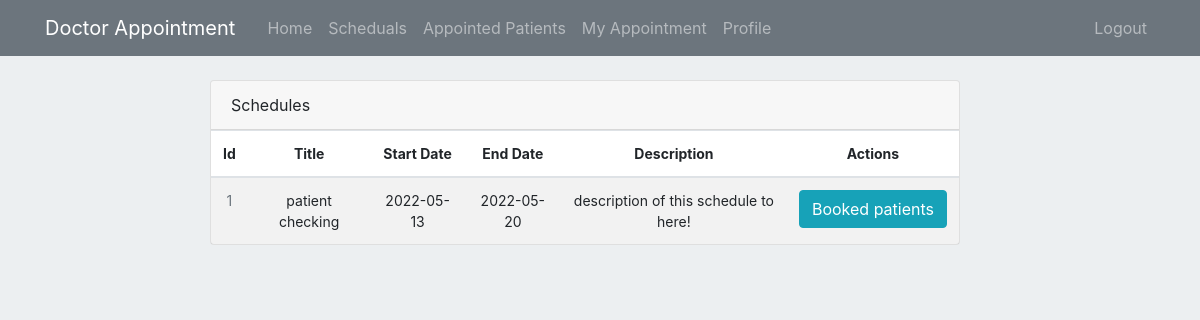
The page /doctor/schedule/list/2 (signed in) on the database its author committed.
### appointment/models.py (models this page shows, shortened)
class Schedule(db.Model):
    __tablename__='Schedule'
    id = db.Column(db.Integer, primary_key=True)
    name = db.Column(db.String(100), nullable=False)
    doctor_id = db.Column(db.Integer, db.ForeignKey('user.id'))
    start_date = db.Column(db.Date(), default = datetime.now().date())
    end_date = db.Column(db.Date(), default = datetime.now().date())
    description = db.Column(db.Text())
    appointment = db.relationship('Appointment', backref='Schedule', lazy=True)

### appointment/routes.py (the view)
@app.route('/doctor/schedule/list/<int:id>')
@login_required
@doctor_required
def doctor_schedule(id):
    return render_template("/doctor_schedules.html", schedules=get_doctor_schedule(id))

### appointment/models.py (called while the page is built)
@login_manager.user_loader
def load_user(user_id):
    return User.query.get(int(user_id))

### appointment/privilege.py (called while the page is built)
def doctor_required(f):
    @wraps(f)
    def wrap(*args, **kwargs):
        if current_user and current_user.role == 2 :
            return f(*args, **kwargs)
        flash("Ooops login or your privilege is not satisfied", "info")
        return redirect(url_for('home'))
    return wrap

### appointment/queries.py (called while the page is built)
def get_doctor_schedule(id):
    return Schedule.query.filter(Schedule.doctor_id == id).all()

### appointment/templates/doctor_schedules.html
{% extends "layout/layout.html" %}
{% block content %}
{% include 'layout/home_header.html' %}
<div class="mt-8">
    <div class="row col-12">
        <div class="col-lg-8 offset-lg-2">
            <div class="main-card mb-3 card">
                <div class="card-header">Schedules </div>
                <div class="table-responsive">
                    <table class="align-middle mb-0 table table-borderless table-striped table-hover">
                        <thead>
                            <tr class="app-normal-font">
                                <th class="text-center">Id</th>
                                <th class="text-center">Title</th>
                                <th class="text-center">Start Date</th>
                                <th class="text-center">End Date</th>
                                <th class="text-center">Description</th>
                                <th class="text-center">Actions</th>
                            </tr>
                        </thead>
                        <tbody>
                            {% for schedule in schedules %}
                                <tr class="app-normal-font p-0">
                                    <td class="text-center text-muted">{{ schedule.id }}</td>
                                    <td class="text-center">{{schedule.name}}</td>
                                    <td class="text-center">
                                        <div class="widget-content p-0">
                                            {{schedule.start_date}}
                                        </div>
                                    </td>
                                    <td class="text-center">{{schedule.end_date}}</td>
                                    <td class="text-center td_description_max_width">{{schedule.description}}</td>
                                    <td class="text-center">
                                        <a href="{{ url_for('appointed_patient', id=schedule.id)}}" class="btn btn-info">
                                            Booked patients
                                        </a>
                                    </td>
                                </tr>
                            {% endfor %}
                        </tbody>
                    </table>
                </div>
            </div>
        </div>
    </div>
</div>
{% endblock %}

### appointment/static/style.css (style rules this page uses)
.mt-8 { margin-top: 80px; }
.p-0 { padding: 0 !important; }
.body-bg { background-color: #eceff1; }
.app-normal-font { font-size: 14px; }
.td_description_max_width { max-width: 450px; }

### rows shown on the page
Schedule: id "1", name "patient checking", start_date "2022-05-13", end_date "2022-05-20", description "description of this schedule to here!"
